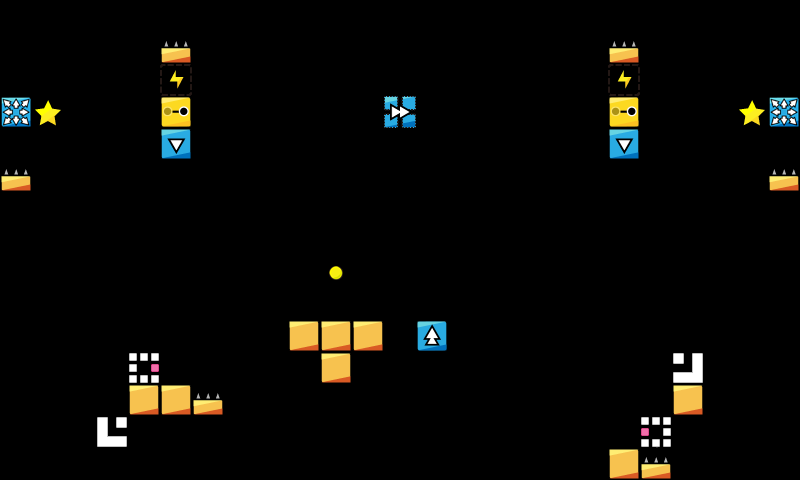

Below is a game level as drawn by its tile map, then a one-line description and the .tmx that defines it (tile-layer data replaced by summaries):
An orthogonal 25x15 tile map with 32x32 px tiles, 1 tile layer (map).

<map version="1.0" orientation="orthogonal" renderorder="right-down" width="25" height="15" tilewidth="32" tileheight="32" nextobjectid="7">
 <tileset firstgid="1" name="map_tiles" tilewidth="32" tileheight="32">
  <image source="../../img/map_tiles.png" width="480" height="480" />
 </tileset>
 <layer name="map" width="25" height="15">
  <data>[375 cells, 31 non-empty, 14 distinct tile ids]</data>
 </layer>
 <objectgroup name="Object Layer 1" />
</map>
